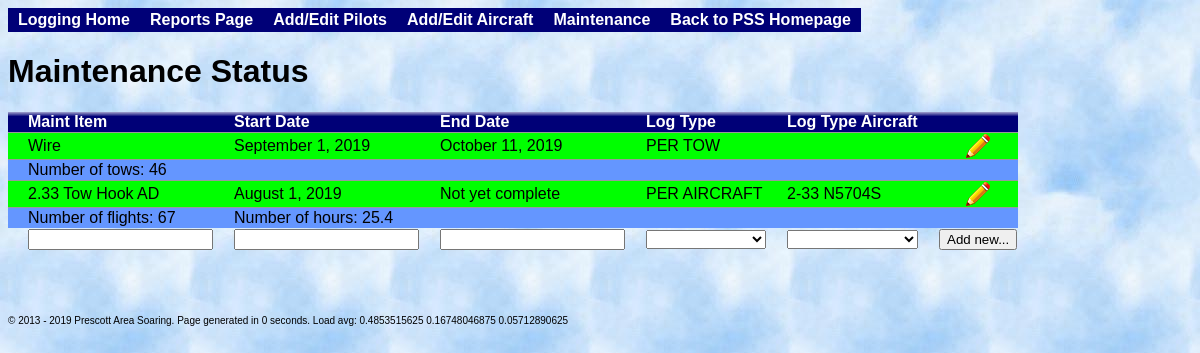
The app's page /index.php?maintenance with its own data.
### tables this page shows
CREATE TABLE maintenance(ID INTEGER PRIMARY KEY NOT NULL, maintItem TEXT, startTime INTEGER, endTime INTEGER, logType TEXT, logAircraft INTEGER);

### maintenance.php (the view, shortened to what this page needs)
<h1>Maintenance Status</h1>
<?php
include("SoaringLogBase.php");
$thisFile = "index.php?maintenance";
$logbase = SoaringLogBase::GetInstance();
$database = $logbase->dbObj;
$tableName = $logbase->GetMaintTable();
$query = "SELECT * FROM $tableName ORDER BY ID";
if($result = $database->query($query)) {
    echo("<table id=\"maintLogTable\" >");
    echo("<tr class=\"Head\"><td>Maint Item</td><td>Start Date</td><td>End Date</td><td>Log Type</td><td>Log Type Aircraft</td><td></td></tr>\n");
    while($row = $result->fetch(PDO::FETCH_BOTH)) {
        $editMe = 0;
        if($editMe) {
            echo("<tr id=\"row{$row['ID']}\" class=\"IncompleteEntry\"><form id=\"form{$row['ID']}\" name=\"loggingUpdate\" action=\"{$thisFile}\" method=\"POST\"> ");
            $entryComplete = false;
        }
        else {
            echo("<tr class=\"CompleteEntry\">");
        }
        if($editMe) {
            echo("<td>");
            echo("<input type=\"text\" name=\"maintItem\" value=\"{$row['maintItem']}\" id=\"maintItem{$row['ID']}\"/>");
            echo "</td>";
        }
        else
            echo("<td>{$row['maintItem']}</td>");
        if($editMe) {
            echo("<td>");
            $storedStartTime = date("F j, Y", $row['startTime']);
            echo("<input type=\"text\" name=\"startTime\" value=\"{$storedStartTime}\" id=\"startTime{$row['ID']}\"/>");
            echo "</td>";
        }
        else {
            $formattedStartTime = date("F j, Y", $row['startTime']);
            echo("<td>{$formattedStartTime}</td>");
        }
        if($editMe) {
            echo("<td>");
            $storedEndTime = date("F j, Y", $row['endTime']);
            echo("<input type=\"text\" name=\"endTime\" value=\"{$storedEndTime}\" id=\"endTime{$row['ID']}\"/>");
            echo "</td>";
        }
        else {
            if ($row['endTime']) {
                $formattedStartTime = date("F j, Y", $row['endTime']);
                echo("<td>{$formattedStartTime}</td>");
            }
            else {
                echo("<td>Not yet complete</td>");
            }
        }
        if($editMe) {
            echo("<td>");
            echo $logbase->PrintMaintLogTypes($row['logType']);
            echo "</td>";
        }
        else
            echo("<td>{$row['logType']}</td>");
        if($row['logType'] == "PER AIRCRAFT")
        {
            if($editMe) {
                echo("<td>");
                echo $logbase->PrintAircraft($row['logAircraft']);
                echo "</td>";
            }
            else
            {
                $acList = $logbase->GetAircraft();
                echo("<td>{$acList[$row['logAircraft']]}</td>");
            }
        }
        else
        {
            echo "<td></td>";
        }
        if($editMe) {
            echo "<td><input type=\"hidden\" name=\"maintID\" value=\"{$row['ID']}\"/><input type=\"submit\" value=\"Update...\" /></form></td></tr>";
        }
        else {
            echo "<td><center><button name=\"modify\" class=\"modify\" onClick=\"window.location.href='{$thisFile}&maintID={$row['ID']}&modified=1'; \" />";
            echo "</center></td></tr>\n";
        }
        if ($row['logType'] == "PER AIRCRAFT")
        {
            $tableName = $logbase->GetFlightLogTable();
            $endTime = $row['endTime'];
            $query = "SELECT * FROM '$tableName' WHERE takeoffTime IS NOT NULL AND takeoffTime >= '{$row['startTime']}' AND takeoffTime <= '$endTime' AND aircraft == '{$row['logAircraft']}';";
            $result = $database->query($query);
            $flightCount = 0;
            $totalTime = 0;
            while($row = $result->fetch(PDO::FETCH_BOTH))
            {
                if($row['takeoffTime'] && $row['landingTime'])
                {
                    $flightCount = $flightCount + 1;
                    $totalTime += $row['landingTime'] - $row['takeoffTime'];
                }
            }
            $totalTime = round($totalTime / 3600, 1);
            echo "<tr class=\"IncompleteEntry\">";
            echo "<td>Number of flights: $flightCount</td>";
            echo "<td colspan=\"5\">Number of hours: $totalTime </td>  </tr>\n";
        }
        else
        {
            $tableName = $logbase->GetFlightLogTable();
            $endTime = $row['endTime'];
            if ($row['endTime'])
            {
                $endTime = strtotime("now");
            }
            $query = "SELECT count(*) FROM '$tableName' WHERE takeoffTime IS NOT NULL AND takeoffTime >= '{$row['startTime']}' AND takeoffTime <= '$endTime';";
            $tows = $database->query($query)->fetchColumn();
            echo "<tr class=\"IncompleteEntry\"><td colspan=\"6\">Number of tows: $tows</td>  </tr>\n";
        }
    }
    echo "<tr><form name=\"maintList\" action=\"{$thisFile}\" method=\"POST\">\n";
    echo "<td><input type=\"text\" name=\"maintItem\" /></td>\n";
    echo "<td><input type=\"text\" name=\"startDate\" /></td>\n";
    echo "<td><input type=\"text\" name=\"endDate\" /></td>\n";
    echo "<td>";
    echo $logbase->PrintMaintLogTypes();
    echo "</td>";
    echo "<td>";
    echo $logbase->PrintAircraft();
    echo "</td>";
    echo "<td><input type=\"submit\" value=\"Add new...\" /></td>";
    echo "</form></tr>\n";
    echo("</table><br><br><br>");
}
else
    print("Failed to execute query!!!");
?>

### style.css (style rules this page uses)
table, td, th { font-family: Verdana, Arial; font-size: 16px; border: 0px solid black; border-collapse:collapse; padding-left: 20px }
body { font-family: Verdana, Arial; font-size: 16px; background-image: url(img/Clouds.jpg); }
tr.IncompleteEntry { background-color: #6496FF; border-top: 1px solid #999999; }
tr.CompleteEntry { background-color: #00FF00; border-top: 1px solid #999999; }
th, tr.Head { color: #FFFFFF; background-color: #000077; background-image: url('img/grad_white.png'); background-position: 0px -3px; background-repeat: repeat-x; vertical-align: bottom; padding-left: 20px; padding-right: 3px; font-family: Verdana, Arial; font-size: 14px; font-weight: bold; }
button.modify { border: none; height: 24px; width: 24px; valign: center; background: transparent; background-image: url('img/modify.png'); background-position: center; }

### records on screen
maintenance: maintItem "Wire", startTime "September 1, 2019", endTime "October 11, 2019", logType "PER TOW", tows "46"
maintenance: maintItem "2.33 Tow Hook AD", startTime "August 1, 2019", shows "Not yet complete", logType "PER AIRCRAFT", logAircraft "2-33 N5704S", flightCount "67", totalTime "25.4"

### other values on screen
$oneMinLoad "0.4853515625"
$fiveMinLoad "0.16748046875"
$fifteenMinLoad "0.05712890625"
